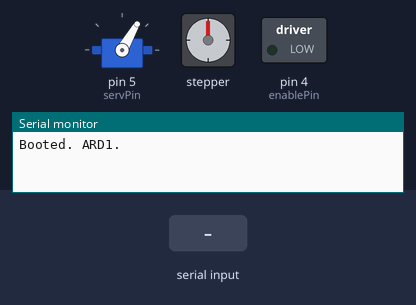
Bench run of a sketch on a simulated Arduino Uno, built with avr-gcc and run on an emulated ATmega328P. Shown: servo, stepper motor, switched loads named in the sketch (green lamp = pin HIGH), the last lines printed to the serial monitor. The test bench sets the inputs (shaded band). Stepper angles assume 200 steps per turn.

Above: at 1.2 s.
1.3 s: "m90\n" received over Serial
At 2.87 s:
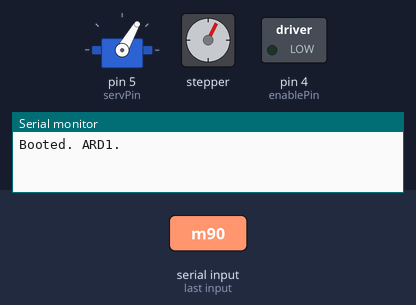
At 16.1 s:
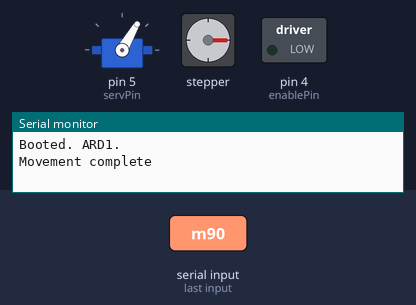
Timing chart, 0 to 16.3 s (numbered marks = the images above; inputs shaded):
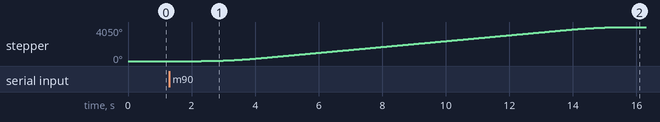

The sketch:

BiggerBoi.ino
```cpp
#include <Servo.h>
#include <AccelStepper.h>

const int MESSAGE_LEN = 32;
const int STEPSPERREVOLUTION = 200;

const float BASE_SPEED = 200.0;
const float MMPERREVOLUTION = 8;
const float STEPSPERMM = STEPSPERREVOLUTION / MMPERREVOLUTION;

const byte ABS = 1;
const byte REL = 2;

const int stepPin = 2;
const int dirPin = 3;
const int servPin = 5;
const int enablePin = 4;

AccelStepper motorZ(1, stepPin, dirPin);
AccelStepper motorF(8, 6, 8, 7, 9);
Servo servo;

char message_store[MESSAGE_LEN + 1];
int angle = 60;

void moveZ(int dZ);

void setup() {
  pinMode(enablePin, OUTPUT);
  digitalWrite(enablePin, HIGH);
  servo.attach(servPin);
  servo.write(angle);

  motorZ.setMaxSpeed(BASE_SPEED);
  motorZ.setAcceleration(100.0);

  motorF.setMaxSpeed(BASE_SPEED);
  motorF.setAcceleration(100.0);

  while (!Serial);
  Serial.begin(9600);

  digitalWrite(enablePin, LOW);
  Serial.println("Booted. ARD1.");
}


void loop() {

  if(Serial.available() > 0) {
      int command_len = Serial.readBytes(message_store, MESSAGE_LEN);
      char* message = message_store;
      message[command_len] = 0;

      char type = *message;
      message += 1;

      int dZ = 0;
      int dP = 0;
      int dF = 0;
      byte mode = isupper(type) ? ABS : REL;

      switch(type){
        case 'm':
        case 'M':
          message = strtok(message, ",");
          dZ = (int) (STEPSPERMM * atof(message));
          message = strtok(NULL, ",");
          dP = atoi(message);
          if(mode == ABS) {
            motorZ.moveTo(dZ);
            angle = dP;
          }
          else if(mode == REL){
            motorZ.move(dZ);
            angle += dP;
          }
          servo.write(angle);
          break;

        case 'z':
        case 'Z':
          dZ = (int) (STEPSPERMM * atof(message));
          if(mode == ABS)
            motorZ.moveTo(dZ);
          else if(mode == REL)
            motorZ.move(dZ);
          break;

        case 'p':
        case 'P':
          dP = atoi(message);
          if(mode == ABS)
            angle = dP;
          else if(mode == REL)
            angle += dP;
          servo.write(angle);
          break;

        case 'f':
        case 'F':
          dF = (int) (STEPSPERMM * atof(message));
          if(mode == ABS)
            motorF.moveTo(dF);
          else if(mode == REL)
            motorF.move(dF);
          break;

        case 'c':
        case 'C':
          motorZ.setCurrentPosition(0);
          break;
      }

      motorZ.runToPosition();
      motorF.runToPosition();
      Serial.println("Movement complete");
  }

}
```

Measured:
- after the input at 1.3 s, stepper: turns 4050° clockwise in 13.4 s, starting after 1.0 s
